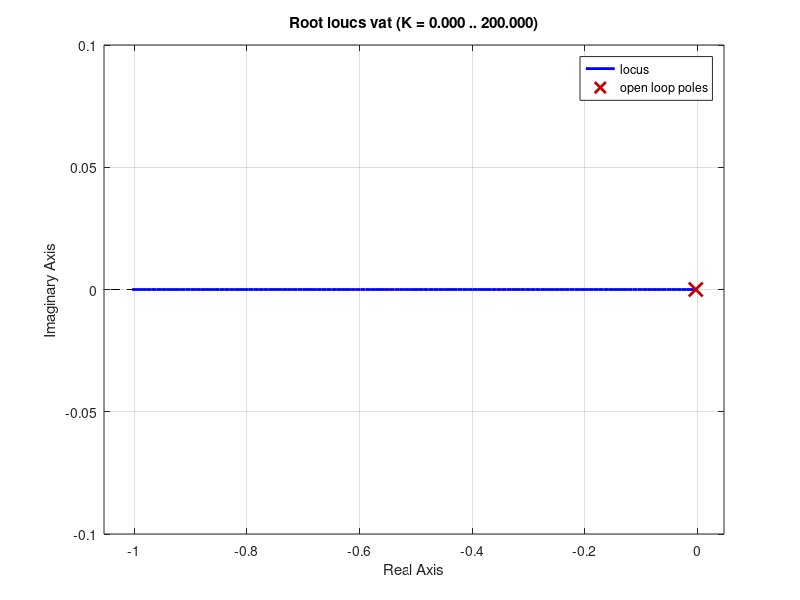

Here is the MATLAB script that generated this plot: (Note: this script raises an error after producing the figure.)
%% Transfer-function model first-order system

% Parameters transfer function
tau = 300;
K = 1.5;

% Initialize sytem
vat = tf([K], [tau,1])

% Plot root locations
figure()
rlocus(vat)

% Calculate root location gains
[K,poles] = rlocfind(vat)

%% Transfer-function model second-order system

% Parameters transfer-function
K = 1;
zeta = 0.5;
omega = 1;

% Initialize system
figure()
systeem = tf([K*omega^2], [1, 2*zeta*omega, omega^2])

% Plot root locations
rlocus(systeem)

% Calculate root locations
[K,poles] = rlocfind(systeem)


%% ZPK-model
% Parameters zpk-model
z = [-1.58 -0.42];
p = [0 -1/6 -1/2 -1/0.2 -1/3];
k = [1.5*0.05/6/2/0.02];

% Initialize system
systeem = zpk(z, p, k)

% Plot rootlocus
figure()
rlocus(systeem)

% Calculate root location gains
[K,poles] = rlocfind(systeem)